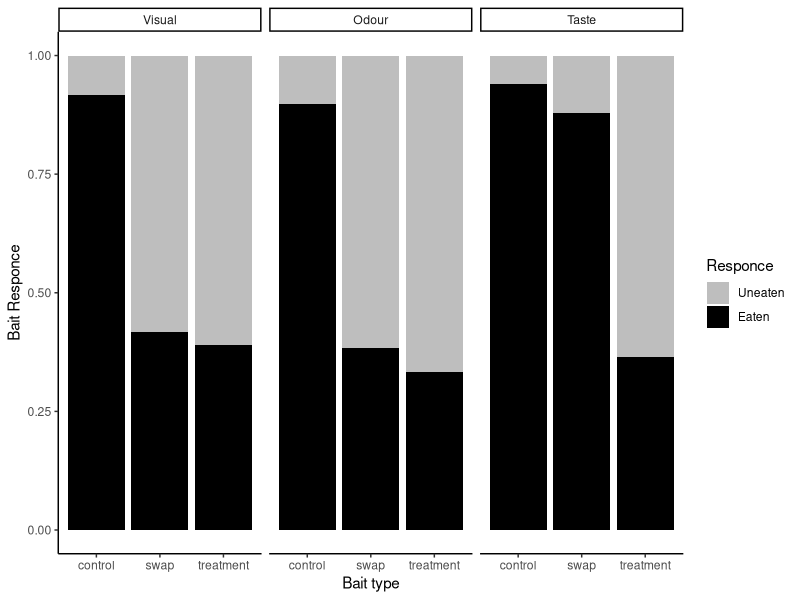

Recreate this plot in R.
sense<-read.csv("sense.csv")

table(sense$removed, sense$eaten, sense$bait) #sample sizes/ percentages

levels(sense$bait)<-c("control", "substituted", "treatment") #rename bait type

#plot
library(ggplot2)
labels<-c(look="Visual", smell="Odour",  taste="Taste")
ggplot(sense, aes(x=bait, fill = factor(eaten))) +  
  geom_bar(position = "fill") + 
  facet_grid(~ removed, labeller=labeller(removed = labels)) + 
  theme_classic()+
  scale_fill_manual(values=c("grey", "black"), labels=c("Uneaten", "Eaten"), guide = guide_legend(title = "Responce"))+
  labs(x = "Bait type", y= "Bait Responce")

#analyse
model<-glm(eaten~removed*bait+sex+origin+time, data=sense, family=binomial)
summary(model)

origin<-glm(eaten~removed*bait+sex+time, data=sense, family=binomial)
anova(model,origin, test="Chisq")

interaction<-glm(eaten~removed+bait+sex+origin+time, data=sense, family=binomial)
anova(interaction, model, test="Chisq")


bait<-glm(eaten~removed+sex+origin+time, data=sense, family=binomial)
anova(bait,model, test="Chisq")

removed<- glm(eaten~bait+sex+origin+time, data=sense, family=binomial)
anova(removed,model, test="Chisq")

sex<-glm(eaten~removed*bait+origin+time, data=sense, family=binomial)
anova(sex,model, test="Chisq")

time<-glm(eaten~removed*bait+origin+sex, data=sense, family=binomial)
anova(time,model, test="Chisq")

# probably not the way to go- not a repeated measures
# library(lme4)
# model<-glmer(eaten~removed*bait+time+sex+origin+(1|arks), data=sence, family=binomial)
# summary(model)
# origin<-glmer(eaten~removed+time+sex+(1|arks), data=swap, family=binomial)
# anova(origin, model)
